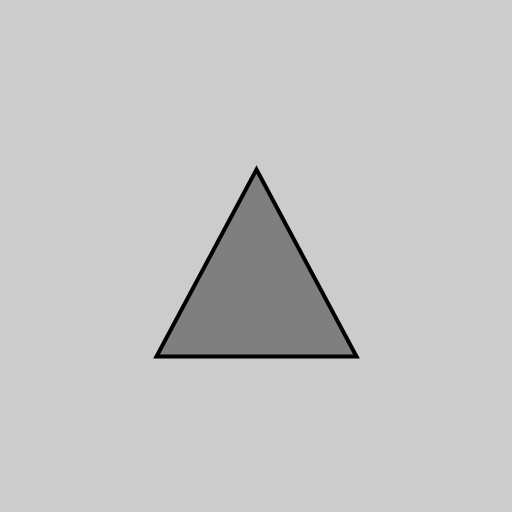
Frame 1 (no input)
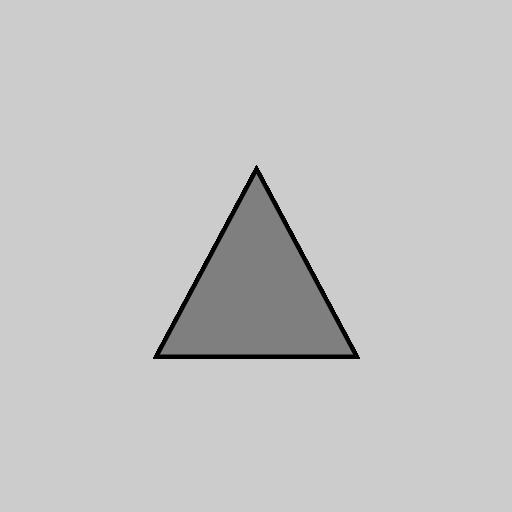
Frame 60 (the mouse pressed at the canvas centre just before this capture)
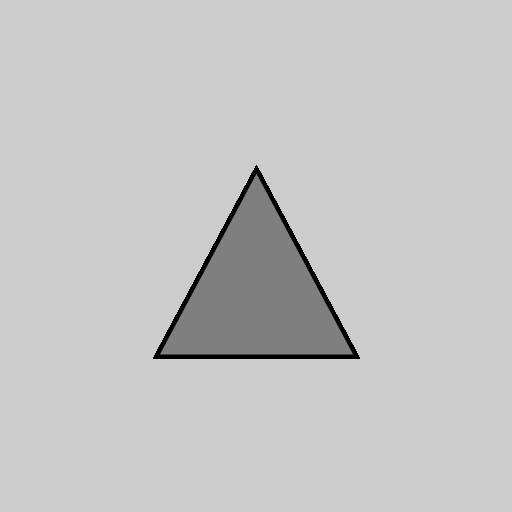
Frame 120 (the mouse held since frame 60 and released just before this capture)

The Processing sketch that drew these frames (run headless with seeded random() and noise(); from frame 60 on, the mouse is pressed at the canvas centre):

// Processing sketch: ANI2012A20_DrawTriangleAtPosition
// ── ANI2012A20_DrawTriangleAtPosition.pde
// ANI2012A20_DrawTriangleAtPosition.pde
// Dessine un triangle équilatérale à une position précise.
// Le premier triangle est au centre de la fenêtre d'affichage.
// D'autres triangles peuvent être dessinés à la position d'un clic de souris.

// paramètre
float triangleEdgeSize = 200;

// variables
float positionTriangleX;
float positionTriangleY;

void setup()
{
  size(512, 512);
  strokeWeight(4);
  fill(127);

  // position initiale au centre de la fenêtre d'affichage
  positionTriangleX = width / 2.0f;
  positionTriangleY = height / 2.0f;
}

void draw()
{
  drawTriangle(positionTriangleX, positionTriangleY, triangleEdgeSize);
}

void drawTriangle(float x, float y, float edgeSize)
{
  float halfEdgeSize = edgeSize / 2.0f;

  float vertex1X = -halfEdgeSize;
  float vertex1Y =  halfEdgeSize;
  float vertex2X =  halfEdgeSize;
  float vertex2Y =  halfEdgeSize;
  float vertex3X =  0;
  float vertex3Y = -halfEdgeSize / 2 * sqrt(3.0f);

  triangle(
    vertex1X + x, vertex1Y + y,
    vertex2X + x, vertex2Y + y,
    vertex3X + x, vertex3Y + y);
}

void mouseReleased()
{
  positionTriangleX = mouseX;
  positionTriangleY = mouseY;
  triangleEdgeSize = random(10, 300);
  fill(int(random(256)), int(random(256)), int(random(256)));
}
